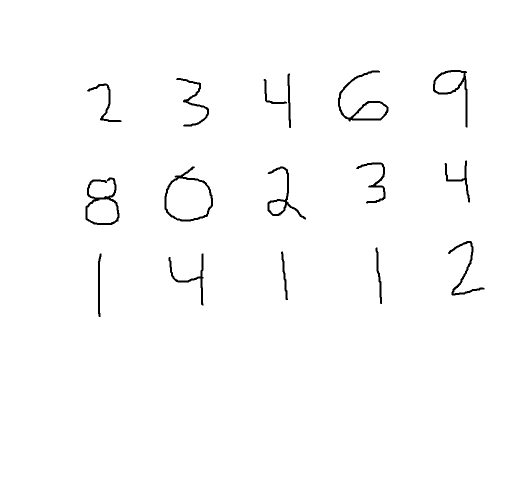
#> input picture Photos/digits.png, 1059 x 960 px, found by its file name (shown at 1/2 size)
$ python findchars.py   (older library calls are emulated)
#> lines starting #> are read from the running program, lines starting #| are printed output that depends on the picture; after the words box and inside, x2 and y2 are one past the last pixel; in counts of white or black regions, pixels touching at a corner belong together
__author__ = 'buehleo01'
from PIL import Image

class Character():
    """Class to hold a character image."""
    def __init__(self, pixels):
        self.pixels = pixels
        self.xmin = pixels[0][0]
        self.xmax = pixels[0][0]

        self.ymin = pixels[0][1]
        self.ymax = pixels[0][1]

        self.xsize = 0
        self.ysize = 0

        self.update()

    def update(self):
        """Look through the pixels and determine bounding rectangle"""
        for pixel in self.pixels:
            x = pixel[0]
            y = pixel[1]
            if x < self.xmin:
                self.xmin = x
            if x > self.xmax:
                self.xmax = x

            if y < self.ymin:
                self.ymin = y
            if y > self.ymax:
                self.ymax = y

        self.xsize = self.xmax-self.xmin
        self.ysize = self.ymax-self.ymin

    def adddata(self, data):
        for p in data:
            self.pixels.append(p)
        self.update()

    def boundingrect(self):
        """ Returns the bounding rectangle of the character in the form tuple(xmin, xmax, ymin, ymax) """
        return (self.xmin, self.xmax, self.ymin, self.ymax)

    def area(self):
        return self.xsize*self.ysize

    def draw(self):
        """Return an image representing the character"""
        canvas = Image.new("P", (self.xsize+1, self.ysize+1), 255)
        canvpmap = canvas.load()
        for pixel in self.pixels:
            canvpmap[pixel[0]-self.xmin, pixel[1]-self.ymin] = 0
        return canvas


def findcharacters(imgpath, dist_tol=10, darkness=80):
    """ Groups dark pixels together into characters.
    'Together' means that each pixel darker than darkness is within dist_tol of another dark pixel in that group.
    """
#> called with imgpath = 'Photos\\digits.png', dist_tol = 10, darkness = 80
    img = Image.open(imgpath)
#> img is the input picture: PIL image 1059x960 RGB; 98.7% white; 16 black regions, largest, box (x1, y1, x2, y2) and area: (171, 355, 239, 450) 1399, (676, 141, 777, 243) 1388, (329, 333, 426, 443) 1372
    img = img.convert("L").resize((500,500), Image.ANTIALIAS)
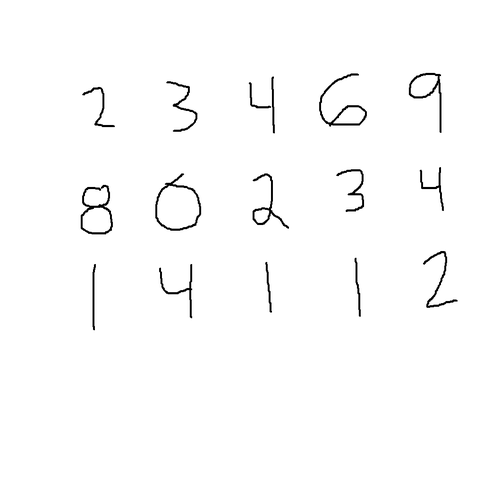
#> img: PIL image 500x500 L; min 0, max 255, mean 251.6
    imgpmap = img.load()

    # Look through image. If any pixel exceeds a certain 'blackness' make the corresponding output pixel black (0)
    characters = {}
    charnum = 0
    for x in range(img.size[0]):
        for y in range(img.size[1]):
            pixel = imgpmap[x, y]
            handled = False
            if pixel < darkness:
                # Check if this new dark pixel is near part of a known character
                for key in characters.keys():
                    for p in characters[key]:
                        if abs(x-p[0]) + abs(y-p[1]) <= dist_tol:  # Oh, it is, add it to that character
                            characters[key].append((x,y))
                            handled = True
                            break
                    if handled:
                        break

                if not handled:
                    # Make new character and add pixel
                    characters[charnum] = [(x,y)]
                    charnum += 1
#> after the loop, characters = 27 items; charnum = 27

    charobjs = []
    # Make a new charcter object for each character we found
    for key in characters.keys():
        if len(characters[key]) >= 10:  # Big enough, likely not just a rogue dark spot.
            charobjs.append(Character(characters[key]))
#> this loop made 27 passes
#> after the loop, charobjs = 25 items

    # If bounding boxes overlap, combine chars into single char
    final = []
    for obj in charobjs:
        newchar = True
        for other in final:
            (xmin, xmax, ymin, ymax) = other.boundingrect()
            xin = (xmin <= obj.xmin <= xmax) or (xmin <= obj.xmax <= xmax)
            yin = (ymin <= obj.ymin <= ymax) or (ymin <= obj.ymax <= ymax)
            if xin and yin:  # Boxes overlap
                other.adddata(obj.pixels)  # Combine character pixels, dont add to final return list
                newchar = False
                break
        if newchar:  # Legit new character, add to final return list
            final.append(obj)
#> this loop made 25 passes
#> after the loop, final = 15 items

    return final

def charimages(charobjs):
    # Calculate average area of a character for this page
    totalarea = 0
    for char in charobjs:
        totalarea += char.area()

    avgarea = totalarea/len(charobjs)

    charimgs = []
    # Save all acceptable chars as their own images
    for i, char in enumerate(charobjs):
        if abs(char.area()-avgarea) < avgarea:
            image = char.draw()
            image.save(str(i) + '.png')
            charimgs.append(image)
    return charimgs


def boxcharacters(charobjs, impath):
    img = Image.open(impath)
    img = img.convert('RGB').resize((500,500), Image.ANTIALIAS)
    imgpmap = img.load()

    # Calculate average area of a character for this page
    totalarea = 0
    for char in charobjs:
        totalarea += char.area()

    avgarea = totalarea/len(charobjs)

    # Draw boxes around all the acceptable characters we found
    for char in charobjs:
        x = char.xmin
        y = char.ymin
        if abs(char.area()-avgarea) < avgarea:
            while y < char.ymax:
                imgpmap[char.xmin, y] = (255,0,100)
                imgpmap[char.xmax, y] = (255,0,100)
                y+=1
            while x < char.xmax:
                imgpmap[x, char.ymin] = (255,0,100)
                imgpmap[x, char.ymax] = (255,0,100)
                x+=1
    img.save("boxed.png")
    return img

if __name__ == "__main__":
    path = 'Photos\\digits.png'
    characters = findcharacters(path)
#> characters = 15 items
    boxcharacters(characters, path)
#> the loop in boxcharacters, `for char in charobjs:` made 15 passes
#> totalarea on passes 1 to 12: 1488, 2697, 2827, 5347, 7043, 8493, 9868, 11723, 12017, 14414, 15506, 15791
#> after the loop in boxcharacters, `for char in charobjs:`: totalarea = 20457
#> in boxcharacters, `avgarea = totalarea/len(charobjs)`: avgarea = 1363.8
#> the loop in boxcharacters, `for char in charobjs:` made 15 passes
#> in boxcharacters, `img.save("boxed.png")`:
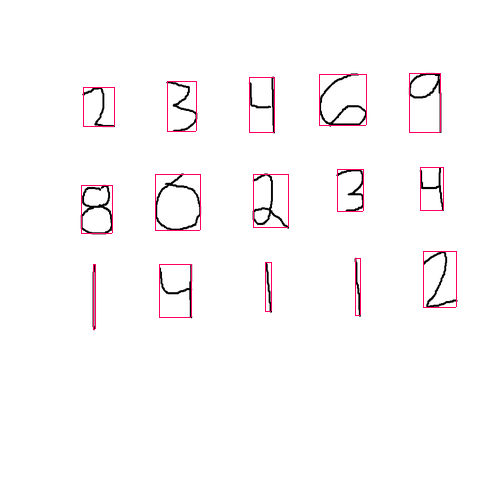
#> saved as boxed.png: PIL image 500x500 RGB; mean R, G, B 252.1, 249.7, 250.7

$ run again, with Photos/four.png copied over Photos/digits.png
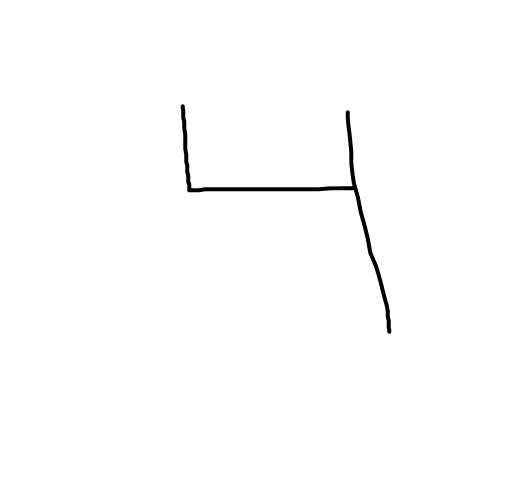
#> input picture Photos/four.png, 1059 x 960 px, found by its file name (shown at 1/2 size)
#> in findcharacters, img is the input picture: PIL image 1059x960 RGB; min 0, max 255, mean 253.1
#> in findcharacters, `img = img.convert("L").resize((500,500), Image.ANTIALIAS)`:
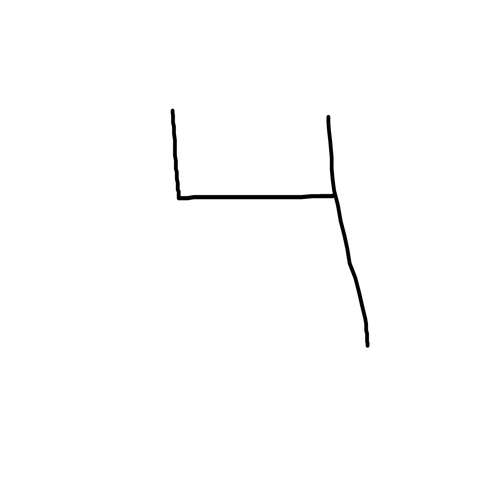
#> img: PIL image 500x500 L; min 0, max 255, mean 253.1
#> after the loop in findcharacters, `for x in range(img.size[0]):`: characters = 2 items; charnum = 2
#> the loop in findcharacters, `for key in characters.keys():` made 2 passes
#> after the loop in findcharacters, `for key in characters.keys():`: charobjs = 2 items
#> the loop in findcharacters, `for obj in charobjs:` made 2 passes
#> after the loop in findcharacters, `for obj in charobjs:`: final = 1 item
#> the loop in boxcharacters, `for char in charobjs:` made 1 pass
#> totalarea on pass 1: 46689
#> after the loop in boxcharacters, `for char in charobjs:`: totalarea = 46689
#> the loop in boxcharacters, `for char in charobjs:` made 1 pass
#> in boxcharacters, `img.save("boxed.png")`:
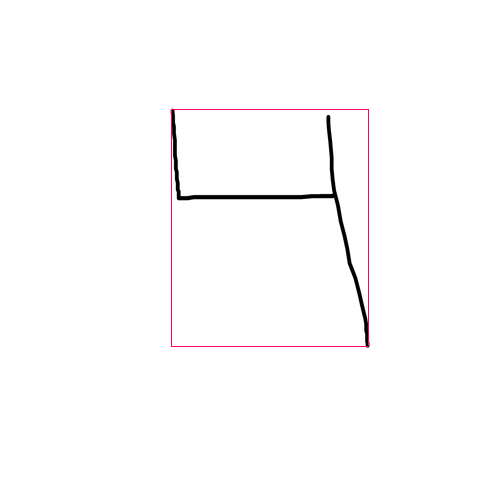
#> saved as boxed.png: PIL image 500x500 RGB; mean R, G, B 253.1, 252.2, 252.6

$ run again, with Photos/nums1.png copied over Photos/digits.png
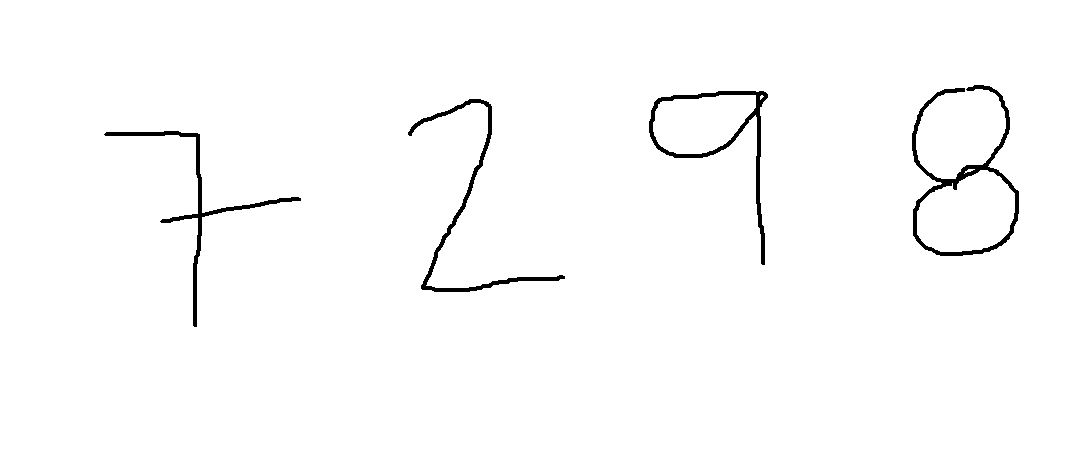
#> input picture Photos/nums1.png, 1068 x 460 px, found by its file name
#> in findcharacters, img is the input picture: PIL image 1068x460 RGB; 98.4% white; 4 black regions, box (x1, y1, x2, y2) and area: (912, 85, 1019, 256) 2391, (649, 91, 768, 265) 1859, (408, 99, 565, 292) 1767, (104, 131, 301, 327) 1698
#> in findcharacters, `img = img.convert("L").resize((500,500), Image.ANTIALIAS)`:
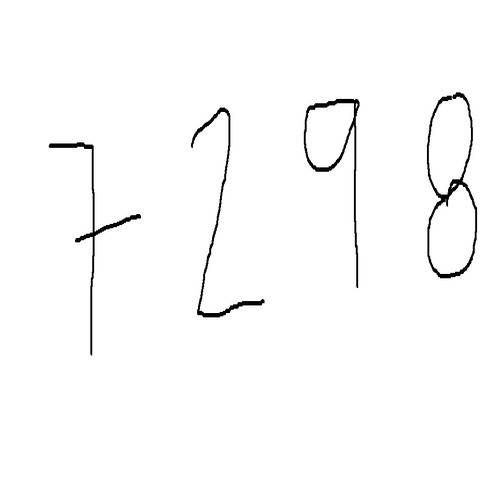
#> img: PIL image 500x500 L; min 0, max 255, mean 251
#> after the loop in findcharacters, `for x in range(img.size[0]):`: characters = 13 items; charnum = 13
#> the loop in findcharacters, `for key in characters.keys():` made 13 passes
#> after the loop in findcharacters, `for key in characters.keys():`: charobjs = 10 items
#> the loop in findcharacters, `for obj in charobjs:` made 10 passes
#> after the loop in findcharacters, `for obj in charobjs:`: final = 4 items
#> the loop in boxcharacters, `for char in charobjs:` made 4 passes
#> totalarea on passes 1 to 4: 19201, 34177, 44329, 53345
#> after the loop in boxcharacters, `for char in charobjs:`: totalarea = 53345
#> avgarea = 13336.2
#> the loop in boxcharacters, `for char in charobjs:` made 4 passes
#> in boxcharacters, `img.save("boxed.png")`:
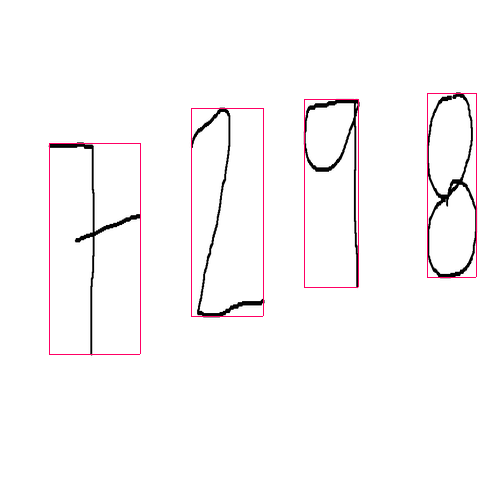
#> saved as boxed.png: PIL image 500x500 RGB; mean R, G, B 251.2, 249, 249.9
